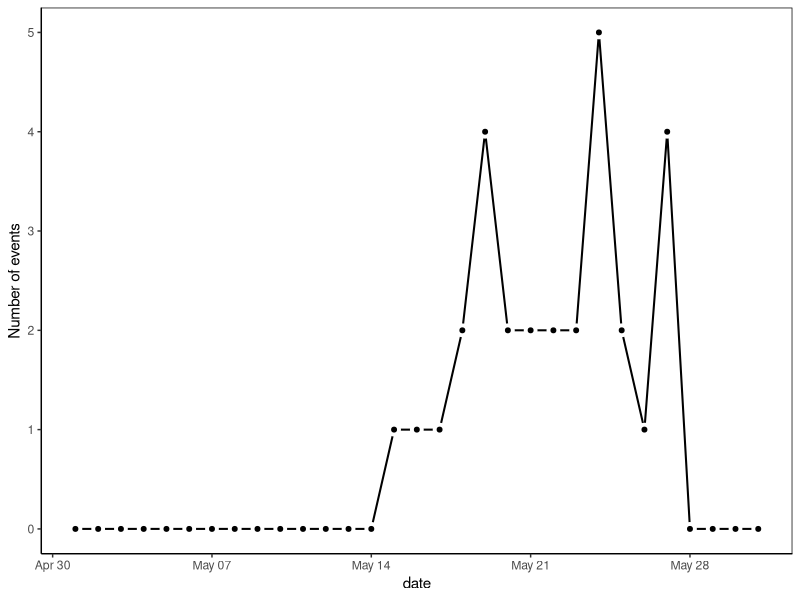
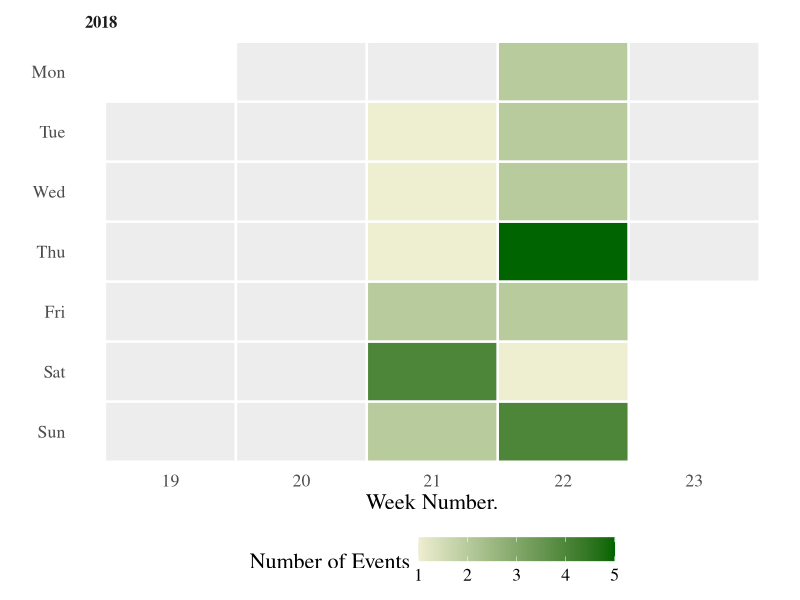
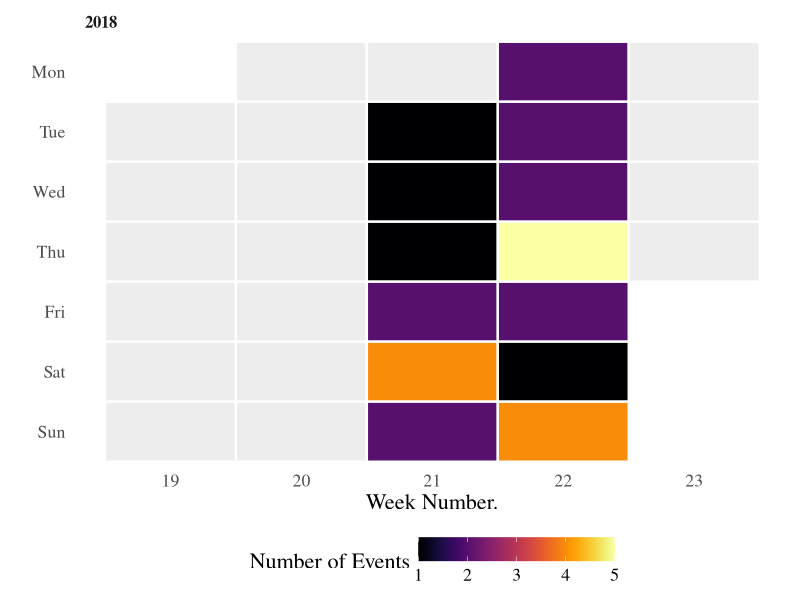

R code for these plots, in order:
## ---- chunk 1

library(ggplot2)
library(dplyr)
library(lubridate)
library(viridis)  # Color palette
library(ggthemes) # theme tufte


## ---- chunk 2

# choose dates
start_date <- ymd("2018-05-01")
end_date <- ymd("2018-05-31")

d <- data_frame(
    date = seq(start_date, end_date, by = "days"),
    month = month(date),
    year = format(date, "%Y"),
    week = as.integer(format(date, "%W")) + 1,  # Week starts at 1
    day = factor(weekdays(date, T), 
                 levels = rev(c("Mon", "Tue", "Wed", "Thu",
                                "Fri", "Sat", "Sun"))))


## ---- chunk 3

head(d)

## ---- chunk 4

df <- structure(list(date = structure(c(17666, 17667, 17668, 17669, 
17670, 17671, 17672, 17673, 17674, 17675, 17676, 17677, 17678
), class = "Date"), n = c(1L, 1L, 1L, 2L, 4L, 2L, 2L, 2L, 2L, 
5L, 2L, 1L, 4L)), .Names = c("date", "n"), class = c("tbl_df", 
"tbl", "data.frame"), row.names = c(NA, -13L))

## ---- chunk 5

df

## ---- chunk 6

df_plot <- d %>% left_join(df, by = "date") 

df_plot %>%
  mutate(n=ifelse(is.na(n), 0, n)) %>% ## Fill the NAs with zeros
  ggplot(aes(date, n)) +
  geom_line(lwd=0.7)+
  geom_point(size=2, shape=21, fill="black", colour="white", stroke=2)+
    theme_classic() +
  theme(panel.background = element_rect(colour = "black"))+
  ylab("Number of events")

## ---- chunk 7

calendar_plot <- function(data, color.scale = "viridis",
                          viridis.pal = "D", dir = 1){
    
    p <- ggplot(data, aes(x = week, y = day, fill = n)) +
                geom_tile(color = "white", size = 0.8) +
        facet_wrap("year", ncol = 1) +
        theme_tufte() +
        theme(axis.ticks = element_blank(),
              legend.position = "bottom",
              legend.key.width = unit(1, "cm"),
              strip.text = element_text(hjust = 0.01,
                                        face = "bold", size = 12),
              text = element_text(size=16)) + 
      ylab("")
    
    
    
    # Let's add more than one possible pallete. Default keeps being viridis
    # Add case switch? or add 'none' for user to define their own ?
    
   if(color.scale=="viridis"){
  
     
    p <- p + scale_fill_viridis(name="Number of Events", 
                           option = viridis.pal,  # Variable color palette
                           direction = dir,  # Variable color direction
                           na.value = "grey93",
                           limits = c(1, max(data$n)))
  
   } else if(color.scale == 'greens') {
     
      p <- p + scale_fill_gradient(name="Number of Events",
                                   low="lightyellow2", high="darkgreen", 
                                   na.value = "grey93")
   } else{
     
     error("Accepted color.scale are 'viridis' and 'greens'")
     
   }

    
    ## x axis control of labels
    
    
    num_months <- length(unique(data$month))
    
    if(num_months > 1){
      
      p <- p + scale_x_continuous(
            expand = c(0, 0),
            breaks = seq(1, 52, length = 12),
            labels = c("Jan", "Feb", "Mar", "Apr", "May", "Jun",
                       "Jul", "Aug", "Sep", "Oct", "Nov", "Dec"))

    } else {
      
      # do nothing
      
      p <- p + xlab("Week Number.")
      
    }
        
      
    
    print(p)
}


## ---- chunk 8

calendar_plot(df_plot, 'greens')

calendar_plot(df_plot, viridis.pal = "B")

